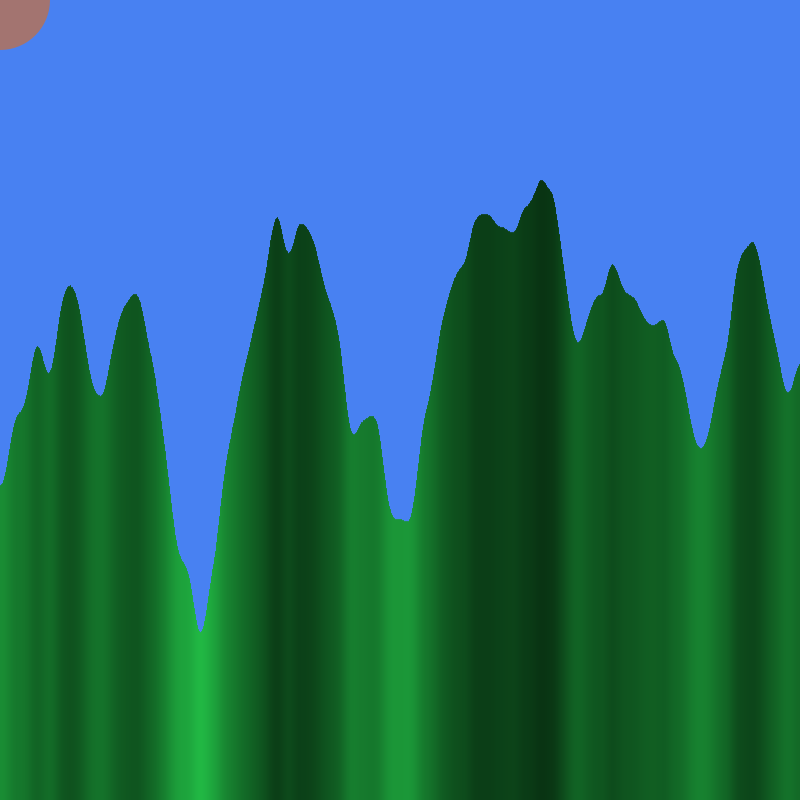
Frame 1 (no input)
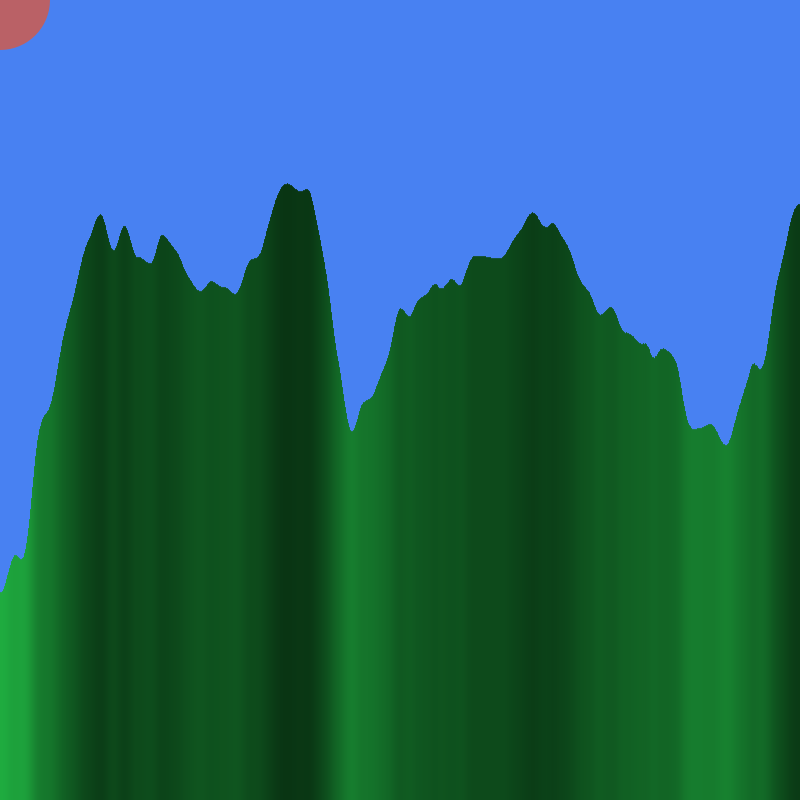
Frame 60 (the mouse pressed at the canvas centre just before this capture)
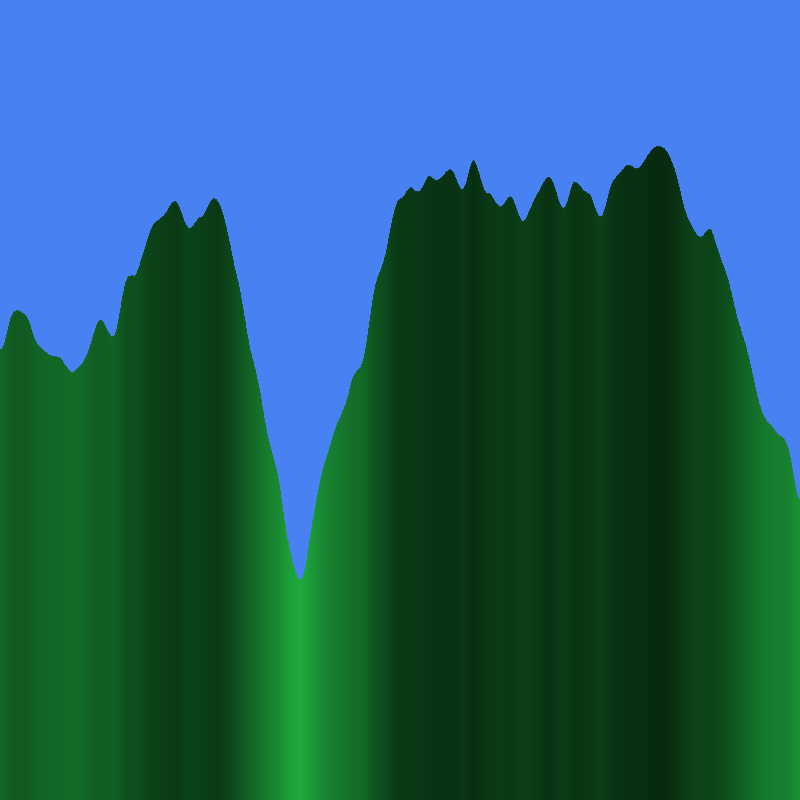
Frame 120 (the mouse held since frame 60 and released just before this capture)

The Processing sketch that drew these frames (run headless with seeded random() and noise(); from frame 60 on, the mouse is pressed at the canvas centre):

// Processing sketch: processing_156702
// ── processing_156702.pde

float circleX, circleY;
float diam = 100;
float easing = 0.5;

int forLoop = 0;

void setup(){
  size(800, 800);
}

void draw(){
  background(72, 129, 242);
  float targetX = mouseX;
  float targetY = mouseY;
  
  circleX = (targetX-circleX)*easing + circleX;
  circleY = (targetY-circleY)*easing + circleX;
  
  noStroke();
  frameRate(4);
  fill(random(19, 242), random(82, 216), random(82, 114));
  ellipse(circleX, circleY, diam, diam);
  
  for(int x = 0; x < width; x++){
    float scale = 0.01;
    float noiseVal = noise((mouseX+x)*scale, frameCount*0.01);
    stroke(noiseVal*42, noiseVal*232, noiseVal*86);
    line(x, map(noiseVal, 0, 1, 0, height), x, height);
  }
}

void mousePressed(){
  if(dist(mouseX, mouseY, circleX, circleY)<diam/2){
    forLoop=1;
  }
}
